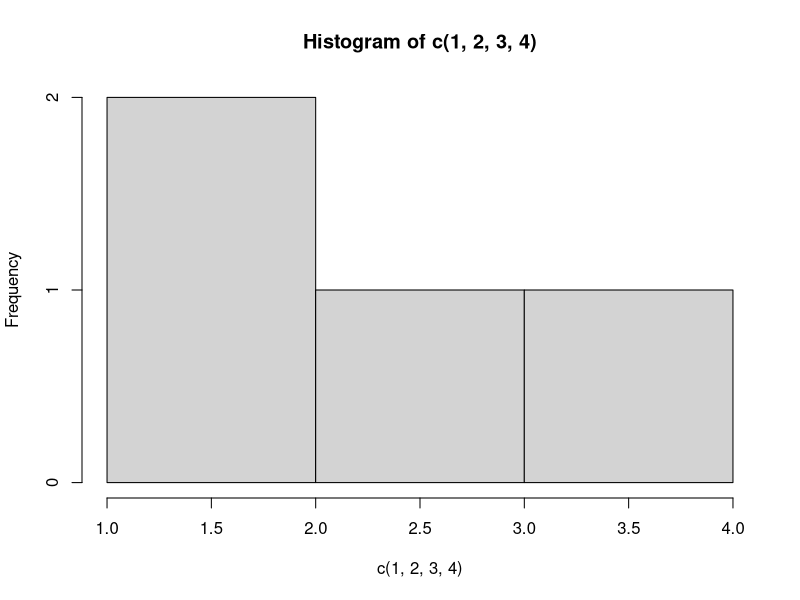
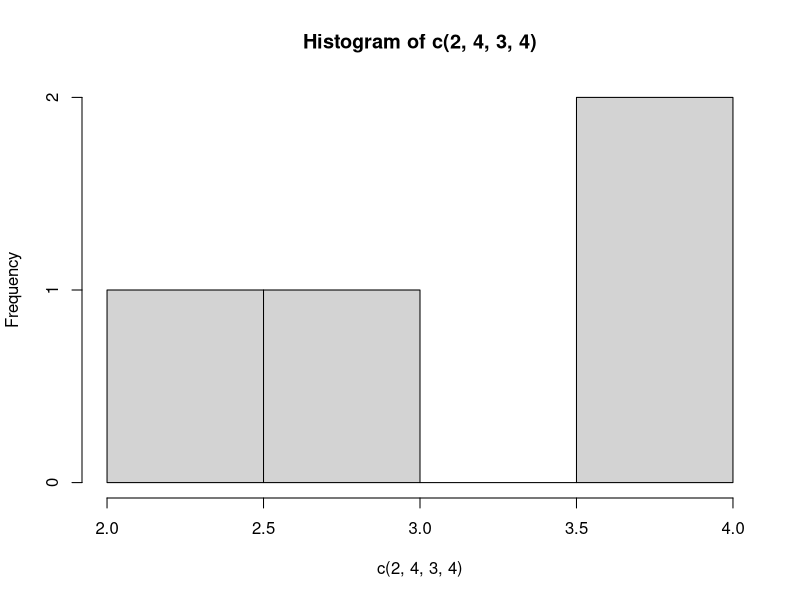

Generate these figures, in order, with R:
## ---- chunk 1
hist(c(1, 2, 3, 4))
## ---- chunk 2
hist(c(2, 4, 3, 4))
